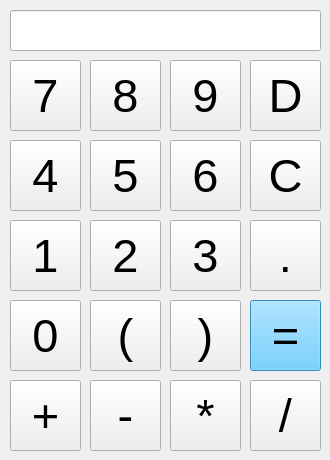
<?xml version="1.0" encoding="UTF-8"?>
<ui version="4.0">
 <class>Widget</class>
 <widget class="QWidget" name="Widget">
  <property name="geometry">
   <rect>
    <x>0</x>
    <y>0</y>
    <width>330</width>
    <height>460</height>
   </rect>
  </property>
  <property name="minimumSize">
   <size>
    <width>330</width>
    <height>460</height>
   </size>
  </property>
  <property name="maximumSize">
   <size>
    <width>330</width>
    <height>460</height>
   </size>
  </property>
  <property name="windowTitle">
   <string>pasiphae的计算器</string>
  </property>
  <property name="windowIcon">
   <iconset>
    <normaloff>C:/Users/lysithea/Pictures/planet.png</normaloff>C:/Users/lysithea/Pictures/planet.png</iconset>
  </property>
  <widget class="QPushButton" name="pushButton_8">
   <property name="geometry">
    <rect>
     <x>90</x>
     <y>220</y>
     <width>71</width>
     <height>71</height>
    </rect>
   </property>
   <property name="font">
    <font>
     <pointsize>35</pointsize>
     <bold>false</bold>
    </font>
   </property>
   <property name="text">
    <string>2</string>
   </property>
  </widget>
  <widget class="QPushButton" name="pushButton_9">
   <property name="geometry">
    <rect>
     <x>170</x>
     <y>220</y>
     <width>71</width>
     <height>71</height>
    </rect>
   </property>
   <property name="font">
    <font>
     <pointsize>35</pointsize>
     <bold>false</bold>
    </font>
   </property>
   <property name="text">
    <string>3</string>
   </property>
  </widget>
  <widget class="QPushButton" name="pushButton_10">
   <property name="geometry">
    <rect>
     <x>170</x>
     <y>60</y>
     <width>71</width>
     <height>71</height>
    </rect>
   </property>
   <property name="font">
    <font>
     <pointsize>35</pointsize>
     <bold>false</bold>
    </font>
   </property>
   <property name="text">
    <string>9</string>
   </property>
  </widget>
  <widget class="QPushButton" name="pushButton_11">
   <property name="geometry">
    <rect>
     <x>90</x>
     <y>60</y>
     <width>71</width>
     <height>71</height>
    </rect>
   </property>
   <property name="font">
    <font>
     <pointsize>35</pointsize>
     <bold>false</bold>
    </font>
   </property>
   <property name="text">
    <string>8</string>
   </property>
  </widget>
  <widget class="QPushButton" name="pushButton_12">
   <property name="geometry">
    <rect>
     <x>10</x>
     <y>60</y>
     <width>71</width>
     <height>71</height>
    </rect>
   </property>
   <property name="font">
    <font>
     <pointsize>35</pointsize>
     <bold>false</bold>
    </font>
   </property>
   <property name="text">
    <string>7</string>
   </property>
  </widget>
  <widget class="QPushButton" name="pushButton_13">
   <property name="geometry">
    <rect>
     <x>10</x>
     <y>220</y>
     <width>71</width>
     <height>71</height>
    </rect>
   </property>
   <property name="font">
    <font>
     <family>Microsoft YaHei UI</family>
     <pointsize>35</pointsize>
     <bold>false</bold>
    </font>
   </property>
   <property name="text">
    <string>1</string>
   </property>
  </widget>
  <widget class="QPushButton" name="pushButton_14">
   <property name="geometry">
    <rect>
     <x>10</x>
     <y>140</y>
     <width>71</width>
     <height>71</height>
    </rect>
   </property>
   <property name="font">
    <font>
     <pointsize>35</pointsize>
     <bold>false</bold>
    </font>
   </property>
   <property name="text">
    <string>4</string>
   </property>
  </widget>
  <widget class="QPushButton" name="pushButton_15">
   <property name="geometry">
    <rect>
     <x>90</x>
     <y>140</y>
     <width>71</width>
     <height>71</height>
    </rect>
   </property>
   <property name="font">
    <font>
     <pointsize>35</pointsize>
     <bold>false</bold>
    </font>
   </property>
   <property name="text">
    <string>5</string>
   </property>
  </widget>
  <widget class="QPushButton" name="pushButton_16">
   <property name="geometry">
    <rect>
     <x>170</x>
     <y>140</y>
     <width>71</width>
     <height>71</height>
    </rect>
   </property>
   <property name="font">
    <font>
     <pointsize>35</pointsize>
     <bold>false</bold>
    </font>
   </property>
   <property name="text">
    <string>6</string>
   </property>
  </widget>
  <widget class="QLineEdit" name="lineEdit">
   <property name="geometry">
    <rect>
     <x>10</x>
     <y>10</y>
     <width>311</width>
     <height>41</height>
    </rect>
   </property>
   <property name="font">
    <font>
     <pointsize>30</pointsize>
     <bold>false</bold>
    </font>
   </property>
  </widget>
  <widget class="QPushButton" name="pushButton_19">
   <property name="geometry">
    <rect>
     <x>10</x>
     <y>300</y>
     <width>71</width>
     <height>71</height>
    </rect>
   </property>
   <property name="font">
    <font>
     <pointsize>35</pointsize>
     <bold>false</bold>
    </font>
   </property>
   <property name="text">
    <string>0</string>
   </property>
  </widget>
  <widget class="QPushButton" name="pushButton_20">
   <property name="geometry">
    <rect>
     <x>170</x>
     <y>300</y>
     <width>71</width>
     <height>71</height>
    </rect>
   </property>
   <property name="font">
    <font>
     <pointsize>35</pointsize>
     <bold>false</bold>
    </font>
   </property>
   <property name="text">
    <string>)</string>
   </property>
  </widget>
  <widget class="QPushButton" name="pushButton_17">
   <property name="geometry">
    <rect>
     <x>90</x>
     <y>300</y>
     <width>71</width>
     <height>71</height>
    </rect>
   </property>
   <property name="font">
    <font>
     <pointsize>35</pointsize>
     <bold>false</bold>
    </font>
   </property>
   <property name="text">
    <string>(</string>
   </property>
  </widget>
  <widget class="QPushButton" name="pushButton_18">
   <property name="geometry">
    <rect>
     <x>250</x>
     <y>140</y>
     <width>71</width>
     <height>71</height>
    </rect>
   </property>
   <property name="font">
    <font>
     <pointsize>35</pointsize>
     <bold>false</bold>
    </font>
   </property>
   <property name="text">
    <string>C</string>
   </property>
  </widget>
  <widget class="QPushButton" name="pushButton_21">
   <property name="geometry">
    <rect>
     <x>250</x>
     <y>60</y>
     <width>71</width>
     <height>71</height>
    </rect>
   </property>
   <property name="font">
    <font>
     <pointsize>35</pointsize>
     <bold>false</bold>
    </font>
   </property>
   <property name="text">
    <string>D</string>
   </property>
  </widget>
  <widget class="QPushButton" name="pushButton_22">
   <property name="geometry">
    <rect>
     <x>250</x>
     <y>220</y>
     <width>71</width>
     <height>71</height>
    </rect>
   </property>
   <property name="font">
    <font>
     <pointsize>35</pointsize>
     <bold>false</bold>
    </font>
   </property>
   <property name="text">
    <string>.</string>
   </property>
  </widget>
  <widget class="QPushButton" name="pushButton_23">
   <property name="geometry">
    <rect>
     <x>250</x>
     <y>300</y>
     <width>71</width>
     <height>71</height>
    </rect>
   </property>
   <property name="font">
    <font>
     <pointsize>35</pointsize>
     <bold>false</bold>
    </font>
   </property>
   <property name="styleSheet">
    <string notr="true">background-color: rgb(76, 194, 255);</string>
   </property>
   <property name="text">
    <string>=</string>
   </property>
  </widget>
  <widget class="QPushButton" name="pushButton_24">
   <property name="geometry">
    <rect>
     <x>10</x>
     <y>380</y>
     <width>71</width>
     <height>71</height>
    </rect>
   </property>
   <property name="font">
    <font>
     <pointsize>35</pointsize>
     <bold>false</bold>
    </font>
   </property>
   <property name="text">
    <string>+</string>
   </property>
  </widget>
  <widget class="QPushButton" name="pushButton_25">
   <property name="geometry">
    <rect>
     <x>90</x>
     <y>380</y>
     <width>71</width>
     <height>71</height>
    </rect>
   </property>
   <property name="font">
    <font>
     <pointsize>35</pointsize>
     <bold>false</bold>
    </font>
   </property>
   <property name="text">
    <string>-</string>
   </property>
  </widget>
  <widget class="QPushButton" name="pushButton_26">
   <property name="geometry">
    <rect>
     <x>170</x>
     <y>380</y>
     <width>71</width>
     <height>71</height>
    </rect>
   </property>
   <property name="font">
    <font>
     <pointsize>35</pointsize>
     <bold>false</bold>
    </font>
   </property>
   <property name="text">
    <string>*</string>
   </property>
  </widget>
  <widget class="QPushButton" name="pushButton_27">
   <property name="geometry">
    <rect>
     <x>250</x>
     <y>380</y>
     <width>71</width>
     <height>71</height>
    </rect>
   </property>
   <property name="font">
    <font>
     <pointsize>35</pointsize>
     <bold>false</bold>
    </font>
   </property>
   <property name="text">
    <string>/</string>
   </property>
  </widget>
 </widget>
 <resources/>
 <connections/>
</ui>
